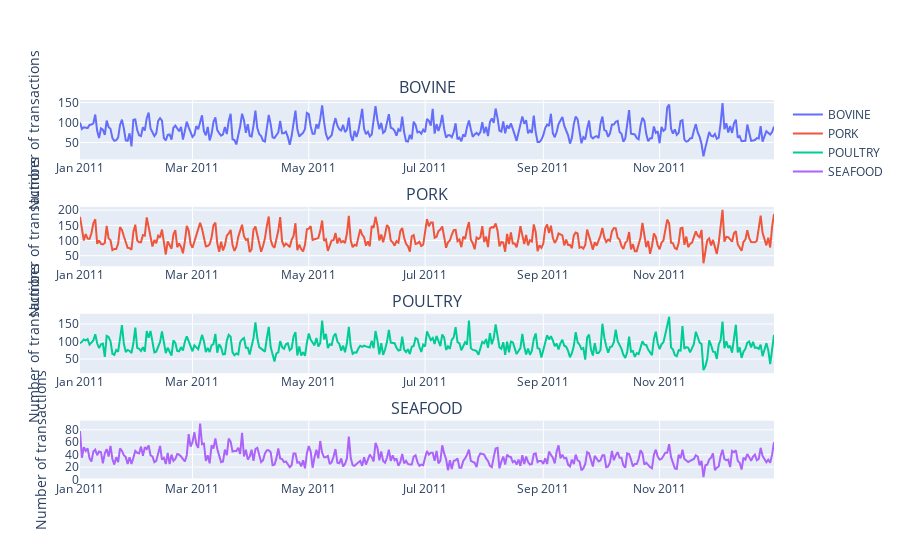

The code cell stored with this chart in its notebook:
### Markdown cell above
We are also interested in looking at the comsumtion of the meat categories on a daily scale. We do not consider Ovine meat here as the number of transactions is very limited.

### Code cell
fig = make_subplots(rows=4, cols=1, subplot_titles=categories)

for i, cat in enumerate(categories):
    df = df_meat_with_type_transactions[df_meat_with_type_transactions["MEAT_TYPE"] == cat]
    df = df.groupby("DATE")["household_key"].count().reset_index(name="count").reset_index()
    fig.add_trace(
    go.Scatter(x=df.DATE, y=df["count"], name=cat),
    row=i + 1, col= 1 
    )
    fig.update_yaxes(title_text="Number of transactions", row=i+1, col=1)
fig.update_layout(height=1200)
fig.show()

### Figure 1 — Plotly figure (JSON) as saved in the notebook; plotly's stock layout.template omitted (floating-point values rounded to 4 significant figures; data arrays with more than 128 entries replaced by an {"elided": "..."} marker saying what was removed)
{"data": [{"name": "BOVINE", "type": "scatter", "x": {"elided": "364 str values"}, "xaxis": "x", "y": {"elided": "364 int values"}, "yaxis": "y"}, {"name": "PORK", "type": "scatter", "x": {"elided": "364 str values"}, "xaxis": "x2", "y": {"elided": "364 int values"}, "yaxis": "y2"}, {"name": "POULTRY", "type": "scatter", "x": {"elided": "364 str values"}, "xaxis": "x3", "y": {"elided": "364 int values"}, "yaxis": "y3"}, {"name": "SEAFOOD", "type": "scatter", "x": {"elided": "364 str values"}, "xaxis": "x4", "y": {"elided": "364 int values"}, "yaxis": "y4"}], "layout": {"annotations": [{"font": {"size": 16}, "showarrow": false, "text": "BOVINE", "x": 0.5, "xanchor": "center", "xref": "paper", "y": 1, "yanchor": "bottom", "yref": "paper"}, {"font": {"size": 16}, "showarrow": false, "text": "PORK", "x": 0.5, "xanchor": "center", "xref": "paper", "y": 0.7188, "yanchor": "bottom", "yref": "paper"}, {"font": {"size": 16}, "showarrow": false, "text": "POULTRY", "x": 0.5, "xanchor": "center", "xref": "paper", "y": 0.4375, "yanchor": "bottom", "yref": "paper"}, {"font": {"size": 16}, "showarrow": false, "text": "SEAFOOD", "x": 0.5, "xanchor": "center", "xref": "paper", "y": 0.1562, "yanchor": "bottom", "yref": "paper"}], "autosize": true, "xaxis": {"anchor": "y", "autorange": true, "domain": [0, 1], "range": ["2011-01-01", "2011-12-31"], "type": "date"}, "xaxis2": {"anchor": "y2", "autorange": true, "domain": [0, 1], "range": ["2011-01-01", "2011-12-31"], "type": "date"}, "xaxis3": {"anchor": "y3", "autorange": true, "domain": [0, 1], "range": ["2011-01-01", "2011-12-31"], "type": "date"}, "xaxis4": {"anchor": "y4", "autorange": true, "domain": [0, 1], "range": ["2011-01-01", "2011-12-31"], "type": "date"}, "yaxis": {"anchor": "x", "autorange": true, "domain": [0.8438, 1], "range": [7.556, 156.4], "title": {"text": "Number of transactions"}, "type": "linear"}, "yaxis2": {"anchor": "x2", "autorange": true, "domain": [0.5625, 0.7188], "range": [15.22, 210.8], "title": {"text": "Number of transactions"}, "type": "linear"}, "yaxis3": {"anchor": "x3", "autorange": true, "domain": [0.2812, 0.4375], "range": [9.5, 179.5], "title": {"text": "Number of transactions"}, "type": "linear"}, "yaxis4": {"anchor": "x4", "autorange": true, "domain": [0, 0.1562], "range": [-0.7778, 94.78], "title": {"text": "Number of transactions"}, "type": "linear"}}}
